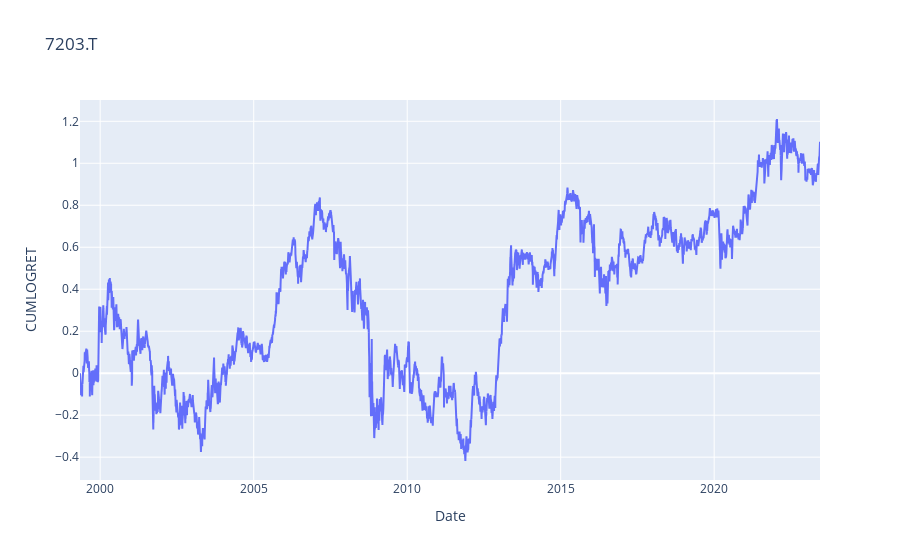

Write notebook code for a chart like this one.
### Code cell
#plotly.graph_objectを使用してCUMLOGRETを折れ線で表示する
#plotly.graph_objectを使用してCUMLOGRETを折れ線で表示する
fig = go.Figure(data=go.Scatter(x=df.index, y=df['CUMLOGRET_1']))
#グラフにタイトルを追加する
fig.update_layout(title='7203.T')
#グラフに軸ラベルを追加する
fig.update_xaxes(title_text='Date')
fig.update_yaxes(title_text='CUMLOGRET')
#グラフを表示する
fig.show()

#plotly.graph_objectを使用してCUMLOGRETを折れ線で表示する

### Figure 1 — Plotly figure (JSON) as saved in the notebook; plotly's stock layout.template omitted (floating-point values rounded to 4 significant figures; data arrays with more than 128 entries replaced by an {"elided": "..."} marker saying what was removed)
{"data": [{"type": "scatter", "x": {"elided": "6039 str values"}, "y": {"elided": "6039 float values"}}], "layout": {"title": {"text": "7203.T"}, "xaxis": {"title": {"text": "Date"}}, "yaxis": {"title": {"text": "CUMLOGRET"}}}}
